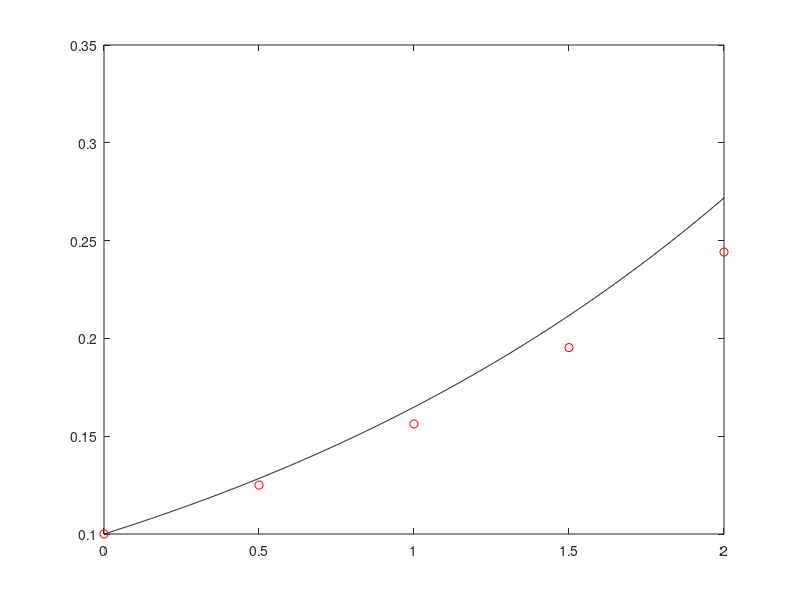

This chart was generated by the following MATLAB code:
clear all; close all; clc;

% x'(t) = 0.5 * x
% x0 = 0.1
% t0 = 0, tN = 2, dt = 0.5

x0 = 0.1;
t0 = 0;
tN = 2;
dt = 0.5;

f = @(x, t)(0.5 * x);
true_solution = @(t)(x0 * exp(0.5 * t));

tplot = linspace(t0, tN, 1000);
xplot = true_solution(tplot);
plot(tplot, xplot, 'k')

hold on
% plot(t0, x0, 'ro')
% 
% x1 = x0 + dt * f(x0, t0);
% t1 = t0 + dt;
% plot(t1, x1, 'ro')
% 
% x2 = x1 + dt * f(x1, t1);
% t2 = t1 + dt;
% plot(t2, x2, 'ro')

t = t0:dt:tN;
x = zeros(size(t));
x(1) = x0;
for k = 1:(length(t) - 1)
    x(k + 1) = x(k) + dt * f(x(k), t(k));
end
plot(t, x, 'ro')
hold off